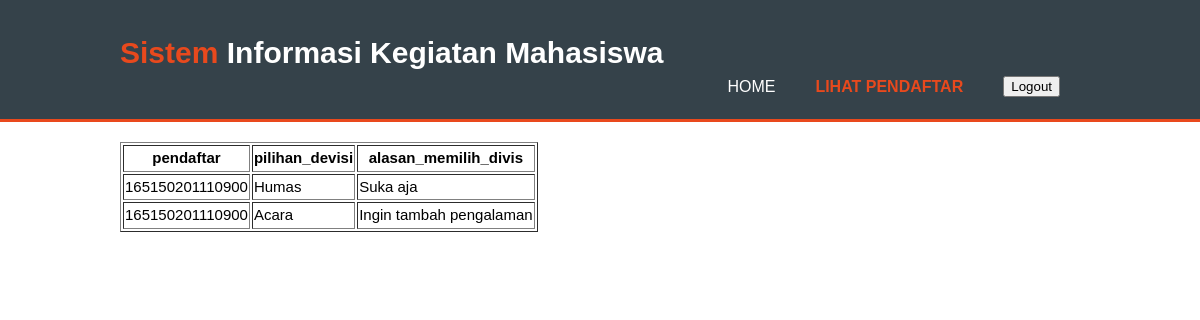
The page /Admin/tampil.php on the database its author committed.
### tables this page shows
CREATE TABLE `form_pendaftar` (
  `id_form` int(15) NOT NULL,
  `pilihan_devisi` varchar(25) NOT NULL,
  `alasan_memilih_divis` varchar(500) NOT NULL,
  `nim` varchar(15) NOT NULL,
  `id_kegiatan` varchar(25) NOT NULL
);

### Admin/tampil.php (the view, shortened to what this page needs)
<!DOCTYPE html>
<html lang="en" dir="ltr">
<head>
  <link rel="stylesheet" href="../css/style.css">
</head>
<body>
  <header>
    <div class="container">
      <div id="branding">
        <h1><span class="highlight">Sistem</span> Informasi Kegiatan Mahasiswa</h1>
      </div>
      <nav>
        <ul >
          <li ><a href="index2.php">Home </a></li>
          <li class="current"><a href="tampil.php">Lihat pendaftar </a></li>
          <li><form class="" action="../logout.php" method="post">
            <input type="submit" name="logout" value="Logout">
          </form></li>
        </ul>
      </nav>
    </div>
  </header>
  <section id="boxes">
    <div class="container">
      <?php
      include "koneksi.php";
      $q=$conn->query("SELECT * FROM form_pendaftar ");
      echo '<table border="1">
      <th>pendaftar</th>
      <th>pilihan_devisi</th>
      <th>alasan_memilih_divis</th>';
      while ($hasil = mysqli_fetch_array($q)){
        echo "
        <tr>
        <td>$hasil[nim]</td>
        <td>$hasil[pilihan_devisi]</td>
        <td>$hasil[alasan_memilih_divis]</td>
        </tr>";
      }
      echo "</table>";
      ?>
    </div>
  </section>
</body>
</html>

### css/style.css (style rules this page uses)
body { font-family: Arial,Helvetica,sans-serif; font-size: 15px; line-height: 1.5; padding: 0; margin: 0; background-color: :#f4f4f4; background:#ffffff; }
.container { width: 80%; margin:auto; overflow: hidden; }
ul { margin : 0; padding: 0; list-style: none; }
header { background: #35424a; color: #ffffff; padding-top: 30px; min-height: 70px; border-bottom: #e9491d 3px solid; }
header a { color: #ffffff; text-decoration: none; text-transform: uppercase; font-size: 16px; }
header li { float: left; display: inline; padding: 0px 20px 20px 20px; margin-bottom: 0; margin-top: 0; }
header #branding { float: :left; }
header #branding h1 { margin:0; }
header nav { float: right; }
header .highlight, header .current a { color: #e8491d; font-weight: bold; }
#boxes { margin-top: 20px; }

### rows shown on the page
form_pendaftar: nim "165150201110900", pilihan_devisi "Humas", alasan_memilih_divis "Suka aja"
form_pendaftar: nim "165150201110900", pilihan_devisi "Acara", alasan_memilih_divis "Ingin tambah pengalaman"
